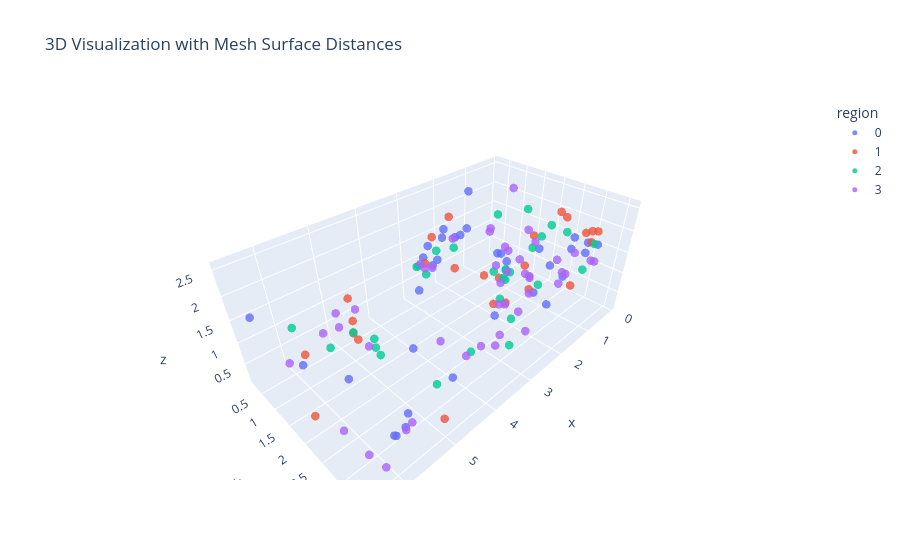

The notebook cell saved with this chart:
### Code cell
import os
import re
import numpy as np
import trimesh
from scipy.spatial import cKDTree
from sklearn.metrics.pairwise import cosine_similarity
import networkx as nx
import community as community_louvain
import pandas as pd
import plotly.express as px

# ---------------------------------------------
# ⚡️ PARAMETERS
# ---------------------------------------------
SIM_THRESHOLD = 0.5
ALPHA = 0.5
BETA = 1

mesh_dir = os.path.join(scene_dir, 'extracted_individual_objects')       # <- 替换成你的路径
objects_json = "object_captions_latest_version.json"  # <- 替换成你的路径

# ---------------------------------------------
# ⚡️ 1. Load Objects Metadata (with embeddings etc.)
# ---------------------------------------------
import json
with open(objects_json) as f:
    objects = json.load(f)

# ---------------------------------------------
# ⚡️ 2. Load Mesh Vertices
# ---------------------------------------------
def get_object_number(fname):
    m = re.match(r'object_(\d+)_', fname)
    return int(m.group(1)) if m else float('inf')

mesh_files = [
    f for f in os.listdir(mesh_dir) 
    if f.endswith('.ply') and 'REMOVE' not in f
]
mesh_files_sorted = sorted(mesh_files, key=get_object_number)

mesh_points_list = []
mesh_ids = []
for fname in mesh_files_sorted:
    mesh_path = os.path.join(mesh_dir, fname)
    mesh = trimesh.load(mesh_path, process=False)
    vertices = np.array(mesh.vertices)
    mesh_points_list.append(vertices)
    # Try to match ID from filename
    obj_num = get_object_number(fname)
    mesh_ids.append(obj_num)

print(f"✅ Loaded {len(mesh_points_list)} meshes.")

# ---------------------------------------------
# ⚡️ 3. Build Mesh-to-Mesh Shortest Distance Matrix
# ---------------------------------------------
n = len(mesh_points_list)
mesh_dist_matrix = np.zeros((n, n))

for i in range(n):
    tree_i = cKDTree(mesh_points_list[i])
    for j in range(i + 1, n):
        tree_j = cKDTree(mesh_points_list[j])
        dist_ij, _ = tree_i.query(mesh_points_list[j])
        dist_ji, _ = tree_j.query(mesh_points_list[i])
        min_dist = min(dist_ij.min(), dist_ji.min())
        mesh_dist_matrix[i, j] = min_dist
        mesh_dist_matrix[j, i] = min_dist

print("✅ Computed mesh-to-mesh shortest distances.")

# Normalize distances
min_dist = np.min(mesh_dist_matrix)
max_dist = np.max(mesh_dist_matrix)
norm_mesh_dist_matrix = (mesh_dist_matrix - min_dist) / (max_dist - min_dist + 1e-8)
print("✅ Normalized distance matrix.")

# ---------------------------------------------
# ⚡️ 4. Compute Textual Cosine Similarity
# ---------------------------------------------
id_to_index = {obj['object_id']: i for i, obj in enumerate(objects)}

embeddings = []
ids = []
for obj in objects:
    if obj["object_id"] in mesh_ids:
        embeddings.append(np.array(obj["embeddings"]))
        ids.append(obj["object_id"])

embeddings = np.vstack(embeddings)
text_sim_matrix = cosine_similarity(embeddings)
print("✅ Computed cosine similarity matrix.")

# ---------------------------------------------
# ⚡️ 5. Build Scene Graph
# ---------------------------------------------
G = nx.Graph()
for obj in objects:
    if obj['object_id'] in mesh_ids:
        G.add_node(obj['object_id'], **obj)

edge_count = 0
for i in range(n):
    for j in range(i + 1, n):
        sim = text_sim_matrix[i, j]
        if sim < SIM_THRESHOLD:
            continue
        dist_norm = norm_mesh_dist_matrix[i, j]
        weight = ALPHA * sim - BETA * dist_norm
        if weight > 0:
            G.add_edge(
                mesh_ids[i], mesh_ids[j],
                weight=weight,
                similarity=sim,
                distance=mesh_dist_matrix[i, j]
            )
            edge_count += 1

print(f"✅ Graph built with {G.number_of_nodes()} nodes and {edge_count} edges (sim > {SIM_THRESHOLD}).")

# ---------------------------------------------
# ⚡️ 6. Community Detection
# ---------------------------------------------
partition = community_louvain.best_partition(G, weight='weight')
print(f"✅ Detected regions: {set(partition.values())}")

for obj in objects:
    if obj['object_id'] in mesh_ids:
        obj['detected_region'] = partition.get(obj['object_id'], -1)

print("✅ Assigned detected_region to objects.")

# ---------------------------------------------
# ⚡️ 7. 3D Visualization
# ---------------------------------------------
plot_data = []
for obj in objects:
    if obj['object_id'] in mesh_ids and 'centroid' in obj:
        centroid = obj['centroid']
        plot_data.append({
            "id": obj["object_id"],
            "x": centroid[0],
            "y": centroid[1],
            "z": centroid[2],
            "category": obj.get("object_category", "unknown"),
            "region": str(obj.get("detected_region", "unknown"))
        })

df = pd.DataFrame(plot_data)

fig = px.scatter_3d(
    df,
    x='x', y='y', z='z',
    color='region',
    hover_data=['id', 'region', 'category'],
    title="3D Visualization with Mesh Surface Distances",
    opacity=0.8
)
fig.update_traces(marker=dict(size=5))
fig.update_layout(scene=dict(aspectmode='data'))
fig.show()

print("✅ 3D visualization complete.")

### Figure 1 — Plotly figure (JSON) as saved in the notebook; plotly's stock layout.template omitted (floating-point values rounded to 4 significant figures; data arrays with more than 128 entries replaced by an {"elided": "..."} marker saying what was removed)
{"data": [{"customdata": [[1, "0", "toilet paper"], [10, "0", "shower rod"], [11, "0", "slippers"], [12, "0", "toilet"], [14, "0", "toilet paper"], [15, "0", "bottle"], [16, "0", "sink"], [19, "0", "shelf"], [20, "0", "slippers"], [45, "0", "shower door"], [47, "0", "toilet"], [49, "0", "sink"], [53, "0", "slippers"], [54, "0", "sink"], [57, "0", "floor drain"], [58, "0", "door handle"], [59, "0", "mug"], [60, "0", "Toilet"], [61, "0", "door"], [66, "0", "shoe"], [110, "0", "shelves"], [111, "0", "bottle"], [112, "0", "mug"], [113, "0", "sponge"], [114, "0", "brush"], [115, "0", "Nivea Men Sensitive"], [116, "0", "shampoo"], [117, "0", "bottle"], [118, "0", "Dyson hairbrush"], [119, "0", "toothbrush holder"], [120, "0", "cabinet"], [121, "0", "laundry detergent"], [122, "0", "bottle"], [138, "0", "toilet"]], "hovertemplate": "region=%{customdata[1]}<br>x=%{x}<br>y=%{y}<br>z=%{z}<br>id=%{customdata[0]}<br>category=%{customdata[2]}<extra></extra>", "legendgroup": "0", "marker": {"color": "#636efa", "opacity": 0.8, "size": 5, "symbol": "circle"}, "mode": "markers", "name": "0", "scene": "scene", "showlegend": true, "type": "scatter3d", "x": [2.986, 2.526, 1.575, 0.2901, 5.911, 2.237, 0.9396, 1.717, 5.497, 1.958, 2.486, 4.023, 0.6022, 0.3138, 1.912, 6.495, 1.879, 5.699, 0.2842, 5.726, 5.505, 3.904, 0.4694, 4.663, 6.393, 0.817, 0.326, 1.851, 0.3046, 1.255, 1.492, 1.318, 2.041, 1.842], "y": [0.6345, 0.2821, 0.7318, 2.98, 0.6949, 2.181, 2.61, 1.992, 3.203, 2.887, 0.5466, 1.595, 2.358, 2.654, 1.886, 0.5092, 0.2261, 3.07, 3.213, 3.166, 3.121, 1.991, 2.639, 3.332, 3.255, 2.155, 2.693, 1.929, 3.003, 0.4136, 0.2652, 0.27, 0.2292, 0.2369], "z": [0.5309, 1.025, 2.443, 1.336, 0.3382, 0.2784, 0.1103, 1.318, 0.7839, 2.087, 0.9178, 0.1154, 0.8825, 1.309, 1.551, 1.685, 1.255, 0.3168, 1.631, 0.4242, 0.3928, 2.567, 0.6575, 1.038, 2.224, 0.1483, 1.613, 1.534, 1.603, 1.331, 1.131, 1.126, 0.7324, 1.462]}, {"customdata": [[2, "1", "bottle"], [3, "1", "bread"], [4, "1", "spoon"], [5, "1", "scissors"], [6, "1", "bottle"], [7, "1", "shelf"], [8, "1", "power outlet"], [9, "1", "bowl"], [13, "1", "bottle"], [40, "1", "bottle"], [41, "1", "bottle"], [42, "1", "nut"], [43, "1", "sink"], [48, "1", "cabinet"], [51, "1", "door"], [63, "1", "sink"], [68, "1", "chair"], [70, "1", "cabinet"], [71, "1", "oven"], [83, "1", "door handle"], [84, "1", "door handle"], [124, "1", "faucet"], [129, "1", "kettle"], [134, "1", "bottle"], [135, "1", "detergent"]], "hovertemplate": "region=%{customdata[1]}<br>x=%{x}<br>y=%{y}<br>z=%{z}<br>id=%{customdata[0]}<br>category=%{customdata[2]}<extra></extra>", "legendgroup": "1", "marker": {"color": "#EF553B", "opacity": 0.8, "size": 5, "symbol": "circle"}, "mode": "markers", "name": "1", "scene": "scene", "showlegend": true, "type": "scatter3d", "x": [2.272, 1.128, 6.285, 1.971, 2.338, 0.3163, 0.5432, 2.183, 1.921, 0.6648, 3.63, 4.667, 2.227, 2.567, 0.2896, 4.676, 4.619, 0.3138, 0.28, 0.9842, 1.775, 4.635, 6.395, 4.973, 1.17], "y": [2.156, 0.9044, 1.846, 0.726, 2.868, 3.058, 2.897, 2.183, 0.4837, 1.892, 1.793, 0.4842, 2.94, 0.3809, 3.071, 0.6597, 0.409, 3.181, 2.909, 2.667, 2.095, 0.4835, 1.918, 3.459, 2.913], "z": [0.5911, 0.1847, 1.618, 0.6941, 1.879, 1.897, 0.5753, 1.214, 1.883, 1.483, 2.551, 1.108, 1.332, 0.9329, 1.632, 0.1732, 0.1565, 1.936, 1.786, 2.422, 0.3295, 0.5319, 0.3887, 0.4251, 2.459]}, {"customdata": [[17, "2", "door"], [18, "2", "rectangle"], [21, "2", "coat"], [22, "2", "coat"], [33, "2", "coat"], [38, "2", "shoes"], [39, "2", "sneakers"], [46, "2", "bottle"], [50, "2", "cabinet"], [55, "2", "toilet"], [62, "2", "vent"], [72, "2", "Toilet"], [73, "2", "chair"], [74, "2", "bottle"], [75, "2", "bottle"], [76, "2", "door"], [77, "2", "mug"], [78, "2", "G&H"], [79, "2", "bottle"], [80, "2", "bottle"], [81, "2", "box"], [82, "2", "shelf"], [85, "2", "box"], [86, "2", "door"], [87, "2", "closet"], [125, "2", "door"], [126, "2", "garbage bin"], [130, "2", "bottle"], [132, "2", "shower head"], [136, "2", "Hanger"], [137, "2", "closet rod"]], "hovertemplate": "region=%{customdata[1]}<br>x=%{x}<br>y=%{y}<br>z=%{z}<br>id=%{customdata[0]}<br>category=%{customdata[2]}<extra></extra>", "legendgroup": "2", "marker": {"color": "#00cc96", "opacity": 0.8, "size": 5, "symbol": "circle"}, "mode": "markers", "name": "2", "scene": "scene", "showlegend": true, "type": "scatter3d", "x": [5.867, 0.6643, 0.8529, 2.088, 2.054, 1.752, 1.541, 2.268, 4.577, 5.428, 4.856, 1.947, 2.073, 3.015, 2.762, 0.5252, 2.21, 4.651, 4.691, 4.383, 2.068, 2.56, 0.5311, 1.53, 0.2812, 0.8508, 2.752, 1.678, 2.767, 4.641, 0.1147], "y": [0.4969, 1.891, 3.263, 2.37, 1.947, 2.01, 2.828, 2.358, 1.113, 0.9314, 0.8285, 2.162, 2.162, 3.177, 0.3254, 2.002, 0.375, 2.946, 1.274, 3.445, 2.251, 2.839, 2.075, 3.164, 3.137, 0.9777, 0.6223, 0.404, 0.3828, 1.348, 1.283], "z": [1.087, 1.175, 1.298, 1.393, 2.488, 1.144, 2.397, 1.333, 0.185, 0.6086, 0.5752, 1.047, 0.6215, 0.5705, 0.904, 1.449, 1.107, 0.588, 0.5845, 1.48, 1.378, 0.7479, 0.1868, 2.373, 1.616, 0.2037, 0.8404, 0.983, 0.9484, 0.1844, 1.731]}, {"customdata": {"elided": "46x3 mixed values"}, "hovertemplate": "region=%{customdata[1]}<br>x=%{x}<br>y=%{y}<br>z=%{z}<br>id=%{customdata[0]}<br>category=%{customdata[2]}<extra></extra>", "legendgroup": "3", "marker": {"color": "#ab63fa", "opacity": 0.8, "size": 5, "symbol": "circle"}, "mode": "markers", "name": "3", "scene": "scene", "showlegend": true, "type": "scatter3d", "x": [6.26, 1.79, 3.822, 6.423, 0.1151, 0.6709, 0.4162, 0.6061, 4.649, 5.434, 3.24, 1.443, 0.4367, 0.122, 0.1187, 1.847, 5.137, 1.688, 0.3256, 3.247, 5.383, 2.665, 2.125, 2.649, 2.137, 6.318, 2.377, 0.4747, 2.083, 6.134, 2.904, 2.638, 4.694, 0.3181, 2.086, 1.934, 0.3437, 5.549, 1.951, 0.1567, 2.174, 1.763, 4.944, 0.7846, 3.494, 2.501], "y": [3.616, 1.973, 2.839, 2.898, 1.36, 1.897, 2.669, 1.911, 0.9851, 0.7636, 3.026, 2.121, 2.589, 0.8196, 0.8197, 2.568, 0.8352, 0.3846, 3.151, 2.693, 3.141, 3.265, 2.341, 0.324, 2.869, 3.307, 2.862, 2.441, 2.006, 0.6846, 2.858, 0.4582, 0.7423, 3.226, 2.301, 2.036, 2.764, 3.189, 2.051, 0.2094, 2.923, 3.281, 0.4306, 0.7456, 1.828, 0.5579], "z": [0.6539, 1.688, 0.61, 0.94, 1.22, 0.4158, 0.7148, 1.303, 0.1804, 0.8603, 0.6085, 1.301, 0.732, 0.4291, 2.113, 1.336, 0.8715, 1.219, 1.234, 0.3852, 0.4168, 0.7538, 0.5981, 0.927, 1.517, 0.6841, 0.8354, 1.009, 1.386, 0.5362, 0.5582, 0.8658, 0.997, 1.242, 1.374, 0.3372, 1.269, 0.4236, 0.9203, 0.7574, 1.201, 1.403, 0.868, 1.28, 0.1208, 0.867]}], "layout": {"legend": {"title": {"text": "region"}, "tracegroupgap": 0}, "scene": {"aspectmode": "data", "domain": {"x": [0, 1], "y": [0, 1]}, "xaxis": {"title": {"text": "x"}}, "yaxis": {"title": {"text": "y"}}, "zaxis": {"title": {"text": "z"}}}, "title": {"text": "3D Visualization with Mesh Surface Distances"}}}
